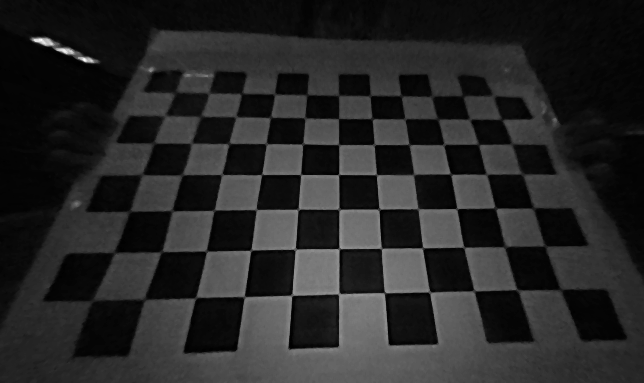
#> input picture CapstoneProject/Code/Project1/preprocess_img/Chessboard_0481.png, 644 x 383 px, found by its file name
$ python class_frequency_domain.py
#> lines starting #> are read from the running program, lines starting #| are printed output that depends on the picture
import cv2
import numpy as np

# Load the image
img = cv2.imread('./images/Chessboard_0481.png')
#> img is the input picture: shape (383, 644, 3); min 0, max 255, mean 38.8

# Convert the image to grayscale
gray = cv2.cvtColor(img, cv2.COLOR_BGR2GRAY)

# Convert the grayscale image to the frequency domain
dft = cv2.dft(np.float32(gray), flags=cv2.DFT_COMPLEX_OUTPUT)

# Shift the zero-frequency component to the center
dft_shift = np.fft.fftshift(dft)

# Get the magnitude spectrum of the image
magnitude_spectrum = 20 * np.log(cv2.magnitude(dft_shift[:, :, 0], dft_shift[:, :, 1]))
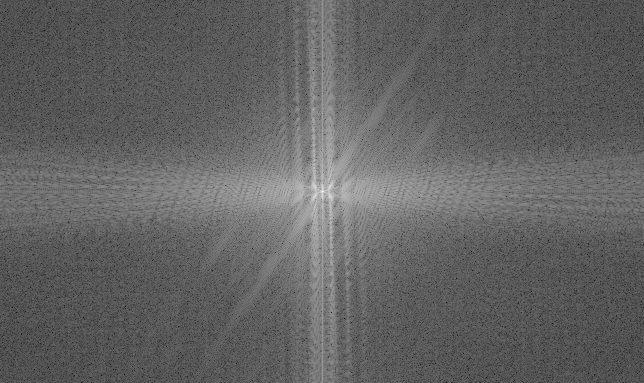
#> magnitude_spectrum: shape (383, 644) float32; min 23.67, max 321.5, mean 138.7; drawn with min black and max white

# Define local maxium
def local_maximum(spec,win_size,thresh):
#> called with win_size = 5, thresh = 0.9
    wid, hei = spec.shape
#> wid = 383; hei = 644
    wid_loop_times = int(wid/win_size)
#> wid_loop_times = 76
    hei_loop_times = int(hei/win_size)
#> hei_loop_times = 128
    global_max = np.max(spec)
#> global_max = 321.5
    max_pos = []
    for i in range(wid_loop_times):
        for j in range(hei_loop_times):
            window = spec[win_size*i:win_size*(i+1), win_size*j:win_size*(j+1)]
            local_max = np.max(window)
            if (local_max > (global_max*thresh) and local_max < global_max):
                ind = np.unravel_index(np.argmax(window, axis=None), window.shape)
                max_pos.append((5*i+ind[0], 5*j+ind[1]))
#> after the loop, max_pos = []
    ### YOUR CODE HERE
    return max_pos

max_pos = local_maximum(magnitude_spectrum, 5, 0.9)
#> max_pos = []

for pos in max_pos:
    # remove sin noise
    dft_shift[pos] = 0
    # for showing purpose only
    magnitude_spectrum[pos] = np.min(magnitude_spectrum)
#> this loop made 0 passes

back_ishift = np.fft.ifftshift(dft_shift)

# Inverse the DFT to get the filtered image
filtered_img = cv2.idft(back_ishift)
filtered_img = cv2.magnitude(filtered_img[:, :], filtered_img[:, :])

# Show the original and filtered images
cv2.imshow('Original', gray)
cv2.imshow('Filtered', filtered_img)
cv2.waitKey(0)
cv2.destroyAllWindows()

$ run again, with CapstoneProject/Code/Project1/preprocess_img/Chessboard_00601.png copied over CapstoneProject/Code/Project1/preprocess_img/Chessboard_0481.png
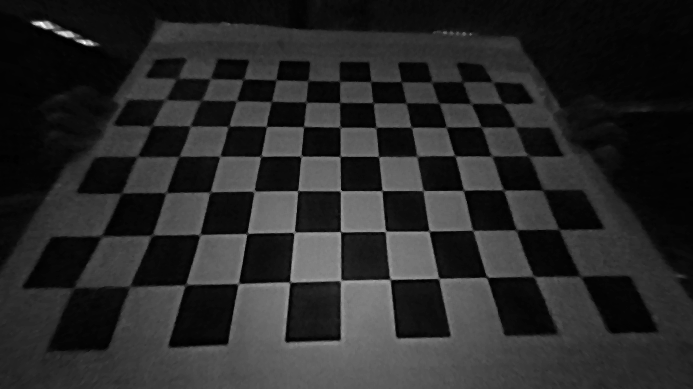
#> input picture CapstoneProject/Code/Project1/preprocess_img/Chessboard_00601.png, 693 x 389 px, found by its file name
#> img is the input picture: shape (389, 693, 3); min 0, max 255, mean 40.6
#> `magnitude_spectrum = 20 * np.log(cv2.magnitude(dft_shift[:, :, 0], dft..`:
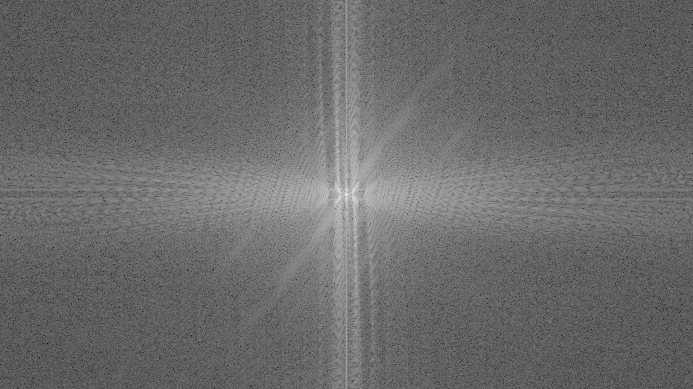
#> magnitude_spectrum: shape (389, 693) float32; min 6.33, max 324.2, mean 139; drawn with min black and max white
#> global_max = 324.2
#> after the loop in local_maximum, `for i in range(wid_loop_times):`: max_pos = []

$ run again, with CapstoneProject/Code/Project1/preprocess_img/Chessboard_0511.png copied over CapstoneProject/Code/Project1/preprocess_img/Chessboard_0481.png
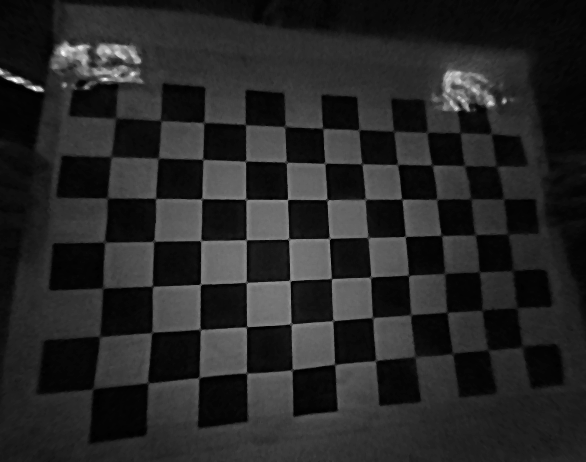
#> input picture CapstoneProject/Code/Project1/preprocess_img/Chessboard_0511.png, 586 x 462 px, found by its file name
#> img is the input picture: shape (462, 586, 3); min 0, max 255, mean 38.4
#> `magnitude_spectrum = 20 * np.log(cv2.magnitude(dft_shift[:, :, 0], dft..`:
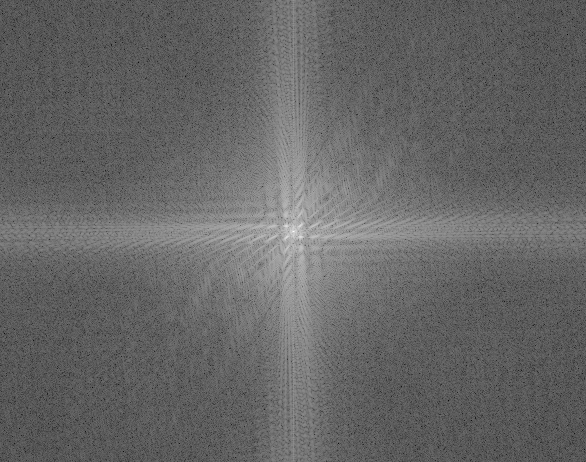
#> magnitude_spectrum: shape (462, 586) float32; min 17.02, max 323.2, mean 139.5; drawn with min black and max white
#> global_max = 323.2
#> after the loop in local_maximum, `for i in range(wid_loop_times):`: max_pos = []
